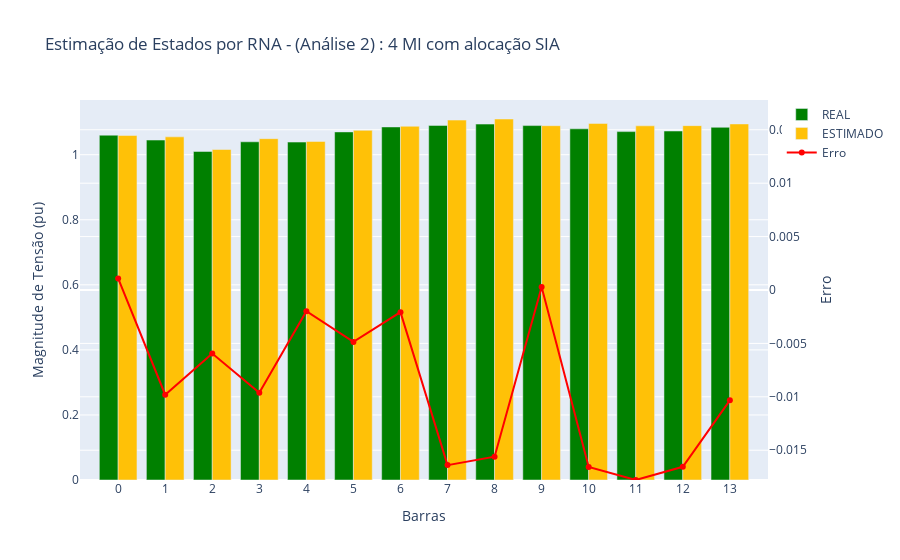

Source (notebook cell):
### Code cell
compara_tensao(data_vm_pu_calc=real.vm_pu, data_vm_pu_est= V_estimado, analise_realizada=ANALISE_REALIZADA)

### Figure 1 — Plotly figure (JSON) as saved in the notebook; plotly's stock layout.template omitted (floating-point values rounded to 4 significant figures)
{"data": [{"marker": {"color": "#008000"}, "name": "REAL", "type": "bar", "x": [1, 2, 3, 4, 5, 6, 7, 8, 9, 10, 11, 12, 13, 14], "y": [1.06, 1.045, 1.01, 1.04, 1.039, 1.07, 1.085, 1.09, 1.094, 1.089, 1.08, 1.071, 1.073, 1.084]}, {"marker": {"color": "#FFC107"}, "name": "ESTIMADO", "type": "bar", "x": [1, 2, 3, 4, 5, 6, 7, 8, 9, 10, 11, 12, 13, 14], "y": [1.059, 1.055, 1.016, 1.049, 1.041, 1.075, 1.087, 1.106, 1.11, 1.089, 1.096, 1.089, 1.089, 1.095]}, {"line": {"color": "red"}, "mode": "lines+markers", "name": "Erro", "type": "scatter", "x": [1, 2, 3, 4, 5, 6, 7, 8, 9, 10, 11, 12, 13, 14], "y": [0.001081, -0.009802, -0.005948, -0.009627, -0.001992, -0.004862, -0.002075, -0.01639, -0.01561, 0.0002896, -0.01657, -0.01779, -0.01655, -0.01033], "yaxis": "y2"}], "layout": {"barmode": "group", "title": {"text": "Estimação de Estados por RNA - (Análise 2) : 4 MI com alocação SIA"}, "xaxis": {"tickmode": "array", "ticktext": [0, 1, 2, 3, 4, 5, 6, 7, 8, 9, 10, 11, 12, 13], "tickvals": [1, 2, 3, 4, 5, 6, 7, 8, 9, 10, 11, 12, 13, 14], "title": {"text": "Barras"}}, "yaxis": {"title": {"text": "Magnitude de Tensão (pu)"}}, "yaxis2": {"overlaying": "y", "range": [-0.01779, 0.01779], "side": "right", "title": {"text": "Erro"}}}}
